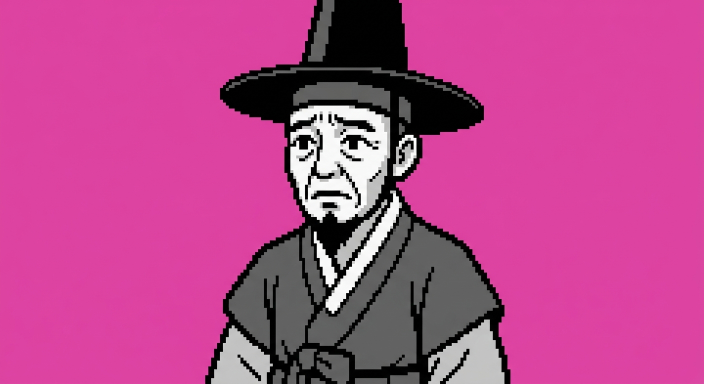
#> input picture assets/gen/elder.png, 1408 x 768 px (shown at 1/2 size)
$ python yokai_asset_pipeline.py --input ../assets/gen
#> lines starting #> are read from the running program, lines starting #| are printed output that depends on the picture; after the words box and inside, x2 and y2 are one past the last pixel; in counts of white or black regions, pixels touching at a corner belong together
### tools/palette_quantizer.py
#!/usr/bin/env python3
"""
Palette Quantizer for 108: Yin-Yang Chronicle (108: 음양견문록)
Provides pixel-level color quantization and noise cleanup using CIELAB Delta-E matching.
"""

import sys
import os
import argparse
import numpy as np
from PIL import Image

# ---------------------------------------------------------
# Built-in Game Palettes
# ---------------------------------------------------------

# 1. DMG 4-Shade Monochrome (Classic Game Boy Green)
PALETTE_DMG_4 = [
    (0xE0, 0xF8, 0xD0), # 0: Pale Off-White
    (0x88, 0xC0, 0x70), # 1: Light Olive Green
    (0x34, 0x68, 0x56), # 2: Dark Olive Green
    (0x08, 0x18, 0x20), # 3: Darkest Ink Black
]

# 2. Traditional Joseon Dancheong & Obangsaek 16-Color Palette
PALETTE_DANCHEONG_16 = [
    (0x08, 0x18, 0x20), # 0: Ink Black (먹색) - Also Transparent background
    (0xF4, 0xFA, 0xEE), # 1: Hanji Pure White (백색/백호)
    (0xC8, 0x38, 0x28), # 2: Dancheong Vermilion Red (주홍)
    (0x88, 0x20, 0x20), # 3: Crimson Red (단적)
    (0x28, 0x90, 0x58), # 4: Celadon Forest Green (청록/초록)
    (0x18, 0x50, 0x38), # 5: Deep Pine Green (송록)
    (0xF0, 0xC0, 0x30), # 6: Imperial Golden Yellow (황색)
    (0xB8, 0x80, 0x20), # 7: Ochre / Amber (토황/황토)
    (0x28, 0x68, 0xB0), # 8: Royal Cobalt Blue (청색)
    (0x18, 0x38, 0x68), # 9: Indigo Navy (남색)
    (0x88, 0x48, 0x98), # 10: Mystical Purple (자색)
    (0x50, 0x28, 0x68), # 11: Dark Violet (암자)
    (0xE0, 0x70, 0x20), # 12: Fire Ochre Orange (주황)
    (0xA0, 0xA8, 0x98), # 13: Stone Grey (석회/회청)
    (0x60, 0x68, 0x60), # 14: Slate Dark Grey (먹회)
    (0x70, 0x40, 0x28), # 15: Wood Earth Brown (갈색)
]

# 3. Expanded 32-Color Folklore Palette (Rich Battle Sprites & Portraits)
PALETTE_EXTENDED_32 = PALETTE_DANCHEONG_16 + [
    (0x40, 0x00, 0x00), # 16: Blood Burgundy
    (0xFF, 0x80, 0x80), # 17: Soft Peach Pink
    (0x00, 0x40, 0x40), # 18: Abyssal Sea Teal
    (0x80, 0xE0, 0xD0), # 19: Spirit Mint
    (0xD0, 0xE8, 0x60), # 20: Young Leaf Lime
    (0x60, 0x80, 0x10), # 21: Moss Olive
    (0xFF, 0xE8, 0x90), # 22: Pale Sand Gold
    (0x88, 0x60, 0x40), # 23: Weathered Timber
    (0x70, 0x98, 0xD8), # 24: Sky Blue
    (0x08, 0x18, 0x40), # 25: Deep Void Blue
    (0xD8, 0x90, 0xD0), # 26: Lotus Petal Lilac
    (0x30, 0x10, 0x40), # 27: Shadow Plum
    (0xD8, 0xD0, 0xC0), # 28: Aged Paper Tan
    (0x38, 0x38, 0x38), # 29: Charcoal Ash
    (0xFF, 0xA0, 0x40), # 30: Torchlight Amber
    (0x00, 0xC0, 0xA0)  # 31: Ghostly Cyan
]

PALETTES = {
    'dmg4': PALETTE_DMG_4,
    'dancheong16': PALETTE_DANCHEONG_16,
    'extended32': PALETTE_EXTENDED_32
}

# ---------------------------------------------------------
# RGB to CIELAB Color Conversion for Perceptual Distance
# ---------------------------------------------------------

def rgb_to_lab(rgb_arr):
    """Converts an RGB array (0..255) to CIELAB for accurate human eye delta-E calculation."""
    rgb = rgb_arr.astype(np.float64) / 255.0
    mask = rgb > 0.04045
    rgb = np.where(mask, np.power((rgb + 0.055) / 1.055, 2.4), rgb / 12.92)

    matrix = np.array([
        [0.4124564, 0.3575761, 0.1804375],
        [0.2126729, 0.7151522, 0.0721750],
        [0.0193339, 0.1191920, 0.9503041]
    ]).T
    xyz = np.dot(rgb, matrix)

    xyz_ref = np.array([0.95047, 1.00000, 1.08883])
    norm_xyz = xyz / xyz_ref

    mask_xyz = norm_xyz > 0.008856
    f_xyz = np.where(mask_xyz, np.cbrt(norm_xyz), 7.787 * norm_xyz + 16.0 / 116.0)

    L = 116.0 * f_xyz[..., 1] - 16.0
    a = 500.0 * (f_xyz[..., 0] - f_xyz[..., 1])
    b = 200.0 * (f_xyz[..., 1] - f_xyz[..., 2])

    return np.stack([L, a, b], axis=-1)

# ---------------------------------------------------------
# Core Quantization Engine
# ---------------------------------------------------------

def quantize_image(img, palette_name='dancheong16', alpha_threshold=128, use_cielab=True):
    """
    Quantizes an RGBA PIL image to the designated palette.
    Returns: (quantized_rgba_image, palette_indices_array)
    """
    if palette_name not in PALETTES:
        raise ValueError(f"Unknown palette '{palette_name}'. Available: {list(PALETTES.keys())}")

    palette_rgb = np.array(PALETTES[palette_name], dtype=np.uint8)
    img_rgba = img.convert('RGBA')
    arr = np.array(img_rgba)

    h, w, _ = arr.shape
    alpha = arr[:, :, 3]
    rgb = arr[:, :, :3]

    if use_cielab:
        img_lab = rgb_to_lab(rgb)
        pal_lab = rgb_to_lab(palette_rgb)
        dist = np.linalg.norm(img_lab[:, :, None, :] - pal_lab[None, None, :, :], axis=3)
    else:
        r_weight = 0.299
        g_weight = 0.587
        b_weight = 0.114
        diff = rgb[:, :, None, :].astype(np.float32) - palette_rgb[None, None, :, :].astype(np.float32)
        dist = np.sqrt(
            r_weight * (diff[:, :, :, 0] ** 2) +
            g_weight * (diff[:, :, :, 1] ** 2) +
            b_weight * (diff[:, :, :, 2] ** 2)
        )

    indices = np.argmin(dist, axis=2).astype(np.uint8)

    # Reconstruct quantized RGBA image
    out_arr = np.zeros_like(arr)
    out_arr[:, :, :3] = palette_rgb[indices]
    out_arr[:, :, 3] = np.where(alpha >= alpha_threshold, 255, 0)

    # For pixels where alpha is 0, set index to 0 (background)
    indices = np.where(alpha >= alpha_threshold, indices, 0)

    out_img = Image.fromarray(out_arr, mode='RGBA')
    return out_img, indices

def remove_isolated_pixels(indices, max_iterations=1):
    """Post-processing filter to clean single orphan pixels (noise cleanup)."""
    h, w = indices.shape
    cleaned = indices.copy()

    for _ in range(max_iterations):
        for y in range(1, h - 1):
            for x in range(1, w - 1):
                val = cleaned[y, x]
                neighbors = [
                    cleaned[y-1, x], cleaned[y+1, x],
                    cleaned[y, x-1], cleaned[y, x+1]
                ]
                if all(n == neighbors[0] and n != val for n in neighbors):
                    cleaned[y, x] = neighbors[0]
    return cleaned

# ---------------------------------------------------------
# CLI Entry Point
# ---------------------------------------------------------

# [39 lines left out: function main, not called in this run]

# [2 lines that do not run on import are left out]

### tools/yokai_asset_pipeline.py
#!/usr/bin/env python3
"""
Yokai Asset Pipeline for 108: Yin-Yang Chronicle (108: 음양견문록)
Converts AI-generated & Aseprite sprites into quantized, packed C++ headers & binaries.
"""

import os
import sys
import argparse
import numpy as np
from PIL import Image
from palette_quantizer import quantize_image, remove_isolated_pixels, PALETTES

# ---------------------------------------------------------
# Bit Packing & RLE Compression Routines
# ---------------------------------------------------------

# [10 lines left out: function pack_2bit, not called in this run]

def pack_4bit(indices_1d):
    """Packs an array of 0..15 indices into 2 pixels per byte (High nibble, Low nibble)."""
    packed = bytearray()
    for i in range(0, len(indices_1d), 2):
        high = indices_1d[i] & 0x0F
        low = (indices_1d[i + 1] & 0x0F) if (i + 1 < len(indices_1d)) else 0
        packed.append((high << 4) | low)
    return packed

def compress_rle_4bit(indices_1d):
    """
    RLE compresses 0..15 indexed pixels.
    Format per chunk: [RunLength (1..15) | ColorIndex (0..15)] = 1 byte.
    If run > 15, splits into multiple chunks.
    """
    compressed = bytearray()
    if len(indices_1d) == 0:
        return compressed

    curr_val = indices_1d[0] & 0x0F
    curr_run = 1

    for val in indices_1d[1:]:
        val = val & 0x0F
        if val == curr_val and curr_run < 15:
            curr_run += 1
        else:
            compressed.append((curr_run << 4) | curr_val)
            curr_val = val
            curr_run = 1
    compressed.append((curr_run << 4) | curr_val)
    return compressed

# [8 lines left out: function decompress_rle_4bit, not called in this run]

# ---------------------------------------------------------
# Asset Processor & C++ Header Generator
# ---------------------------------------------------------

def process_sprite(image_path, target_dims=None, palette='dancheong16', bit_depth=4, cleanup=True):
    """Loads an image, quantizes, cleans up, and returns packed bytes + metadata."""
    img = Image.open(image_path)
    if target_dims:
        img = img.resize((target_dims[0], target_dims[1]), Image.Resampling.NEAREST)

    quant_img, indices = quantize_image(img, palette_name=palette)
    if cleanup:
        indices = remove_isolated_pixels(indices)

    h, w = indices.shape
    flat_indices = indices.flatten()

    if bit_depth == 2:
        raw_packed = pack_2bit(flat_indices)
    else:
        raw_packed = pack_4bit(flat_indices)

    rle_packed = compress_rle_4bit(flat_indices)

    return {
        'width': w,
        'height': h,
        'total_pixels': w * h,
        'palette': palette,
        'bit_depth': bit_depth,
        'raw_bytes': raw_packed,
        'rle_bytes': rle_packed,
        'raw_size': len(raw_packed),
        'rle_size': len(rle_packed),
        'rle_ratio': len(rle_packed) / max(1, len(raw_packed)) * 100.0,
        'quantized_image': quant_img,
        'indices': flat_indices
    }

# [94 lines left out: functions generate_cpp_header, run_self_test, not called in this run]

# ---------------------------------------------------------
# CLI Entry Point
# ---------------------------------------------------------

def main():
    parser = argparse.ArgumentParser(description="Yokai Asset Pipeline - Ingestion & C++ Code Generator.")
    parser.add_argument("--test", action="store_true", help="Run internal integrity self-test.")
    parser.add_argument("-i", "--input", help="Single image or directory of images.")
    parser.add_argument("-o", "--output-header", help="Output C++ header file path.")
    parser.add_argument("-p", "--palette", choices=list(PALETTES.keys()), default="dancheong16",
                        help="Palette to use: dmg4, dancheong16, extended32")
    parser.add_argument("-b", "--bpp", type=int, choices=[2, 4], default=4, help="Bits per pixel (2 or 4).")
    parser.add_argument("--dims", nargs=2, type=int, metavar=('W', 'H'), help="Target dimensions (e.g. 48 48).")

    args = parser.parse_args()

    if args.test:
        run_self_test()
        return

    if not args.input:
        parser.print_help()
        return

    processed = {}
    if os.path.isfile(args.input):
        asset_name = os.path.splitext(os.path.basename(args.input))[0]
        dims = (args.dims[0], args.dims[1]) if args.dims else None
        res = process_sprite(args.input, target_dims=dims, palette=args.palette, bit_depth=args.bpp)
        processed[asset_name] = res
    elif os.path.isdir(args.input):
        dims = (args.dims[0], args.dims[1]) if args.dims else None
        for root, _, files in os.walk(args.input):
            for file in files:
                if file.lower().endswith(('.png', '.bmp', '.jpg', '.jpeg')):
                    file_path = os.path.join(root, file)
                    asset_name = os.path.splitext(file)[0]
                    res = process_sprite(file_path, target_dims=dims, palette=args.palette, bit_depth=args.bpp)
#> in process_sprite, img is the input picture: PIL image 1408x768 RGB; mean R, G, B 184.4, 71.8, 140.4
#> in quantize_image, `alpha = arr[:, :, 3]`: alpha: shape (768, 1408); every value is 255
#> in rgb_to_lab, `norm_xyz = xyz / xyz_ref`:
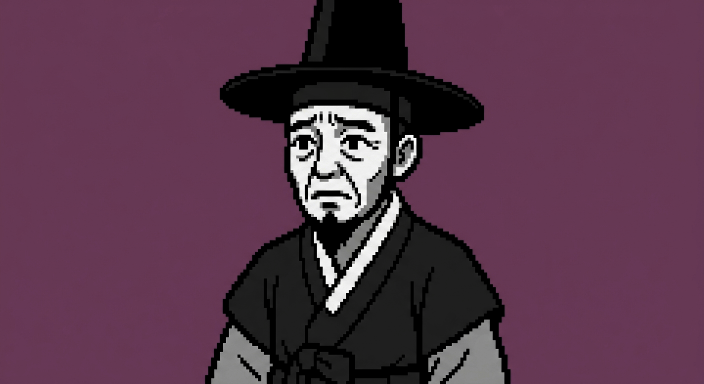
#> norm_xyz: shape (768, 1408, 3) float64 (shown at 1/2 size); mean R, G, B 0.349, 0.216, 0.296
#> in rgb_to_lab, `f_xyz = np.where(mask_xyz, np.cbrt(norm_xyz), 7.787 * norm_xyz + 16.0 ..`:
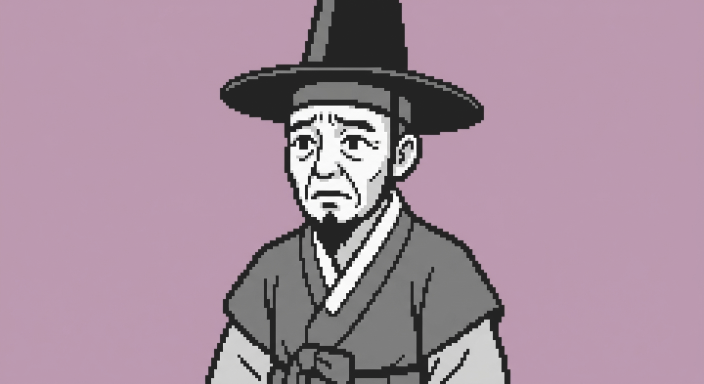
#> f_xyz: shape (768, 1408, 3) float64 (shown at 1/2 size); mean R, G, B 0.657, 0.559, 0.622
#> in rgb_to_lab, `a = 500.0 * (f_xyz[..., 0] - f_xyz[..., 1])`:
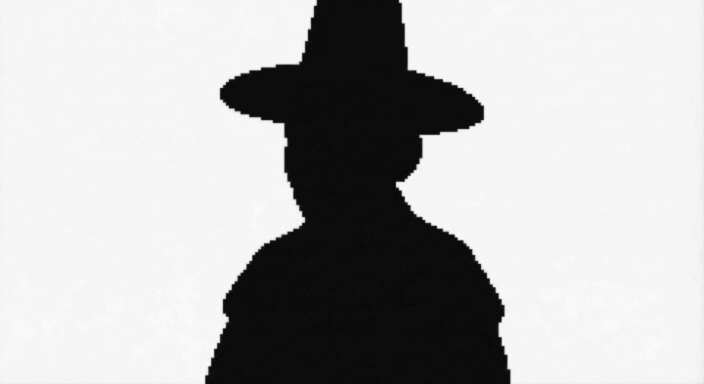
#> a: shape (768, 1408) float64 (shown at 1/2 size); min -3.74, max 70.21, mean 49.3; drawn with min black and max white
#> in rgb_to_lab, `b = 200.0 * (f_xyz[..., 1] - f_xyz[..., 2])`:
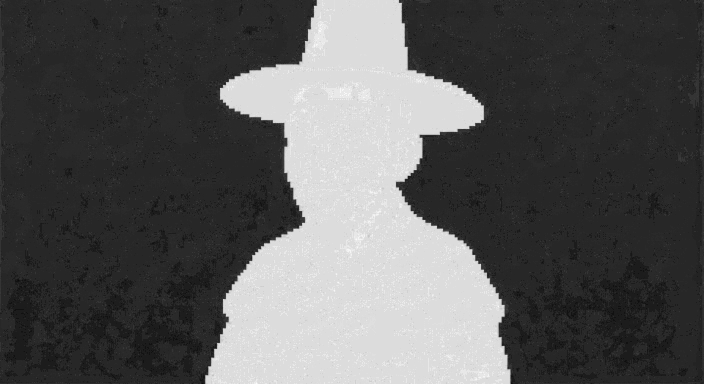
#> b: shape (768, 1408) float64 (shown at 1/2 size); min -21.31, max 3.3, mean -12.76; drawn with min black and max white
#> in rgb_to_lab, `return np.stack([L, a, b], axis=-1)`:
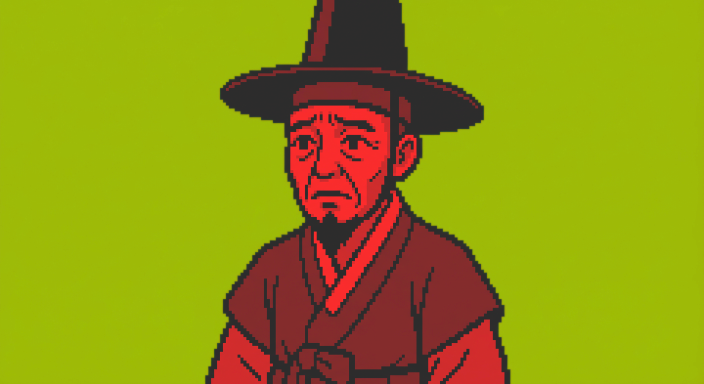
#> returned value: shape (768, 1408, 3) float64 (shown at 1/2 size); mean of channels 0, 1, 2 48.8, 49.3, -12.8; drawn with min black and max white
#> in quantize_image, `indices = np.argmin(dist, axis=2).astype(np.uint8)`:
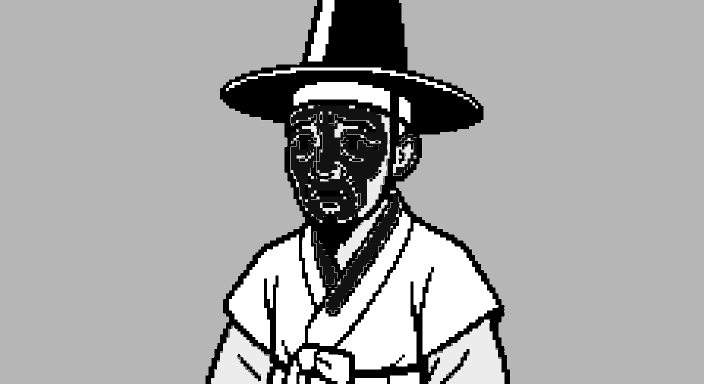
#> indices: shape (768, 1408) (shown at 1/2 size); min 0, max 14, mean 9.11; drawn with min black and max white
#> in quantize_image, `out_arr[:, :, 3] = np.where(alpha >= alpha_threshold, 255, 0)`:
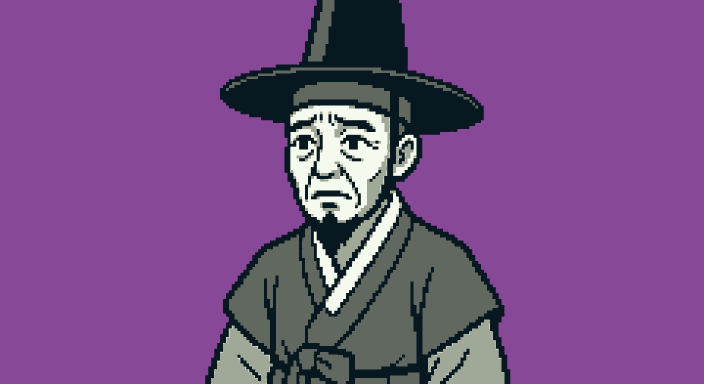
#> out_arr: shape (768, 1408, 4) (shown at 1/2 size); mean of channels 0, 1, 2, 3 122, 78.2, 135.9, 255; drawn as R, G, B
#> after the loop in remove_isolated_pixels, `for _ in range(max_iterations):`: cleaned: shape (768, 1408); under 0.01% of pixels changed, all inside (x1, y1, x2, y2) = (423, 243, 917, 764)
#> the loop in pack_4bit, `for i in range(0, len(indices_1d), 2):` made 540672 passes
#> i on passes 3 to 5: 4, 6, 8
#> in compress_rle_4bit, `curr_val = indices_1d[0] & 0x0F`: curr_val = 10
#> the loop in compress_rle_4bit, `for val in indices_1d[1:]:` made 1081343 passes
#> curr_run on passes 1 to 12: 2, 3, 4, 5, 6, 7, 8, 9, 10, 11, 12, 13
#> res = 12 items
                    processed[asset_name] = res

    if args.output_header and processed:
        generate_cpp_header(processed, args.output_header)
    else:
        for name, data in processed.items():
            print(f"Processed '{name}': {data['width']}x{data['height']} ({data['bit_depth']}bpp) -> Raw: {data['raw_size']}B, RLE: {data['rle_size']}B (Saved {100.0 - data['rle_ratio']:.1f}%)")
#> this loop made 2 passes
#> name on passes 1 to 2: 'elder', 'hero_back'
#| Processed 'elder': 1408x768 (4bpp) -> Raw: 540672B, RLE: 80449B (Saved 85.1%)
#| Processed 'hero_back': 1408x768 (4bpp) -> Raw: 540672B, RLE: 92700B (Saved 82.9%)

if __name__ == "__main__":
    main()
